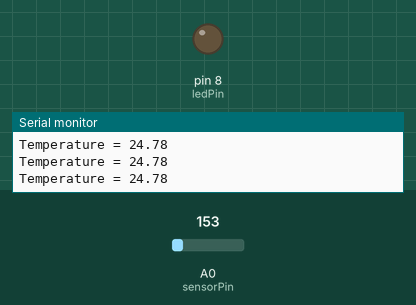
This sketch was run on a simulated Arduino Uno, built with avr-gcc and run on an emulated ATmega328P. Parts: output pins drawn as LEDs (lit = HIGH), the last lines printed to the serial monitor. Dashed ring = blinking. The inputs (shaded band) are chosen by the test bench; at power-on: A0 (sensorPin) = 153.

Above: at 1.2 s.
1.3 s: A0 (sensorPin) set to 174
At 1.48 s:
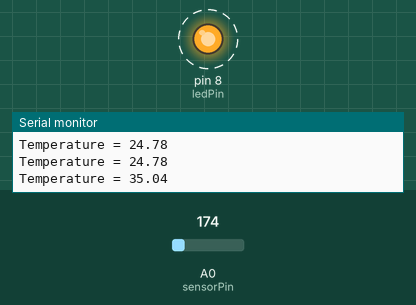
4.3 s: A0 (sensorPin) set to 114
At 5.1 s:
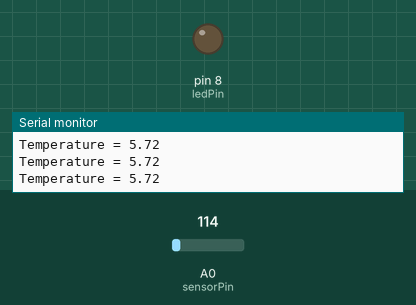
7.3 s: A0 (sensorPin) set to 165
At 7.47 s:
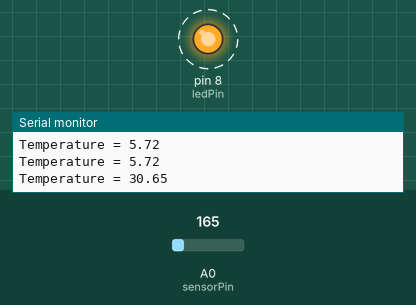
Timing chart, 0 to 16.3 s (numbered marks = the images above; inputs shaded):
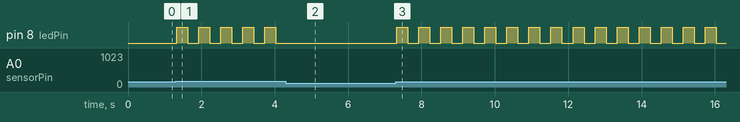

The sketch:

code.ino
```cpp
int sensorPin = A0;
int ledPin = 8;

float temperature;
int sensorValue;

void setup() {
  pinMode(ledPin, OUTPUT);
  Serial.begin(9600);
}

void loop() {

  sensorValue = analogRead(sensorPin);

  // Conversion TMP36
  temperature = (sensorValue * (5.0 / 1023.0) - 0.5) * 100;

  Serial.print("Temperature = ");
  Serial.println(temperature);

  // Clignotement si température > 30°C
  if(temperature > 30) {

    digitalWrite(ledPin, HIGH);
    delay(300);

    digitalWrite(ledPin, LOW);
    delay(300);

  } else {
    digitalWrite(ledPin, LOW);
  }
}
```

Measured:
- the behaviour switches between 163 and 164 on A0 (sensorPin) (found by bisection; images 0 and 1)
- after the input at 1.3 s, pin 8 (ledPin): alternates HIGH for 0.30 s and LOW for 0.30 s, starting at once
- after the input at 4.3 s, pin 8 (ledPin): stops changing and stays LOW
- after the input at 7.3 s, pin 8 (ledPin): alternates HIGH for 0.30 s and LOW for 0.30 s, starting at once
